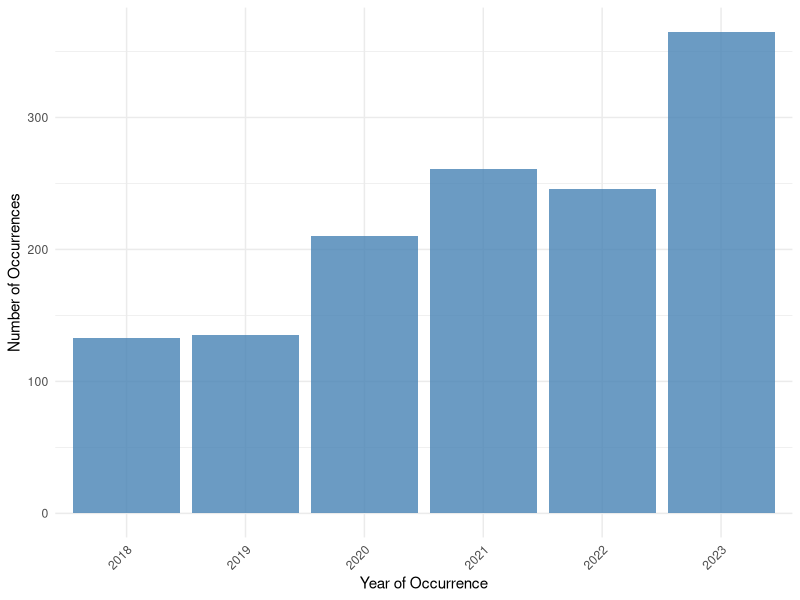
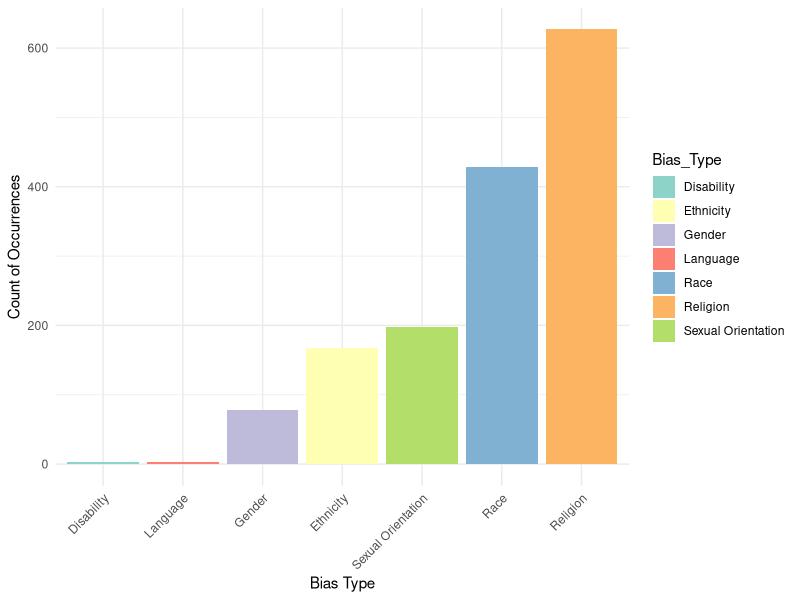
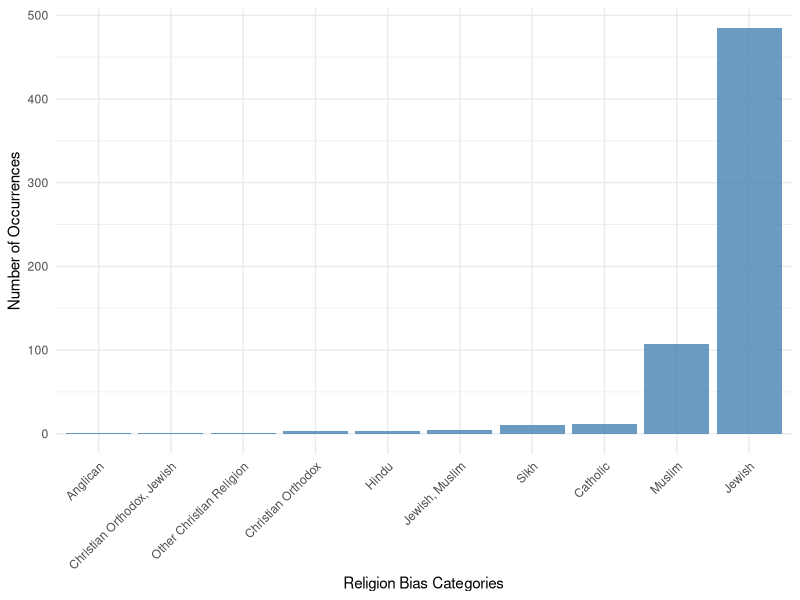
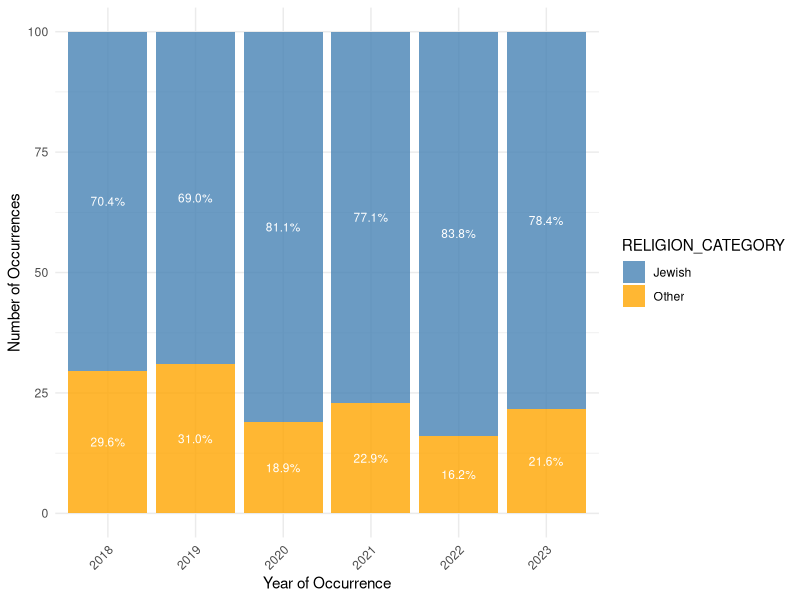
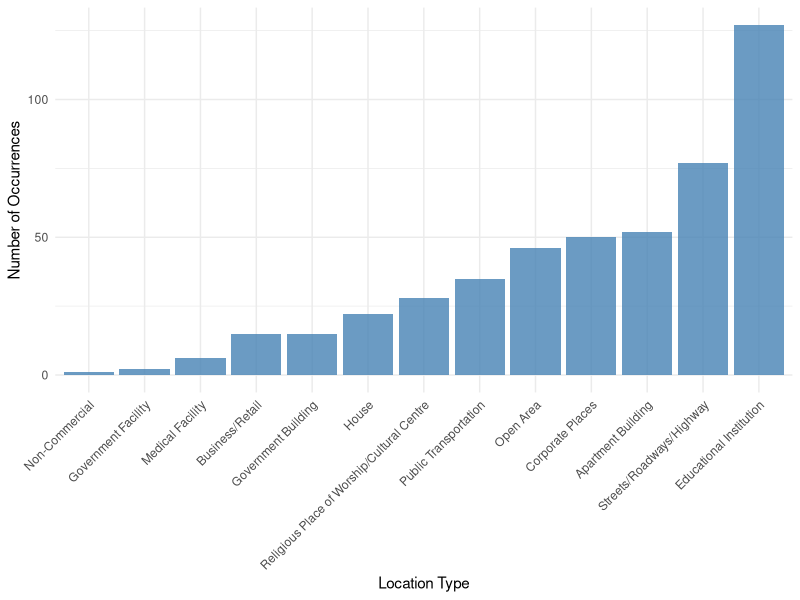

These figures' R source, in order:
## ---- chunk 1
#| include: false
#| warning: false
#| message: false

library(tidyverse)
library(ggplot2)
library(dplyr)
library(knitr)
## ---- chunk 2
#| echo: false
#| warning: false
#| message: false
#| label: tbl-summary
#| tbl-cap: "Summary Statistics"

cleaned_data <- read_csv("../data/analysis_data/analysis_data.csv") 

# Summarize the counts of occurrences for different bias categories by year
bias_summary_by_year <- cleaned_data %>%
  group_by(OCCURRENCE_YEAR) %>%
  summarize(
    race_bias_count = sum(RACE_BIAS != "None"),
    ethnicity_bias_count = sum(ETHNICITY_BIAS != "None"),
    religion_bias_count = sum(RELIGION_BIAS != "None"),
    gender_bias_count = sum(GENDER_BIAS != "None"),
    sexual_orientation_bias_count = sum(SEXUAL_ORIENTATION_BIAS != "None"),
    disability_bias_count = sum(MENTAL_OR_PHYSICAL_DISABILITY != "None")
  ) %>%
  mutate(total_by_year = rowSums(across(
    starts_with("race_bias_count"):starts_with("disability_bias_count")
  )))

# Convert OCCURRENCE_YEAR to character
bias_summary_by_year <- bias_summary_by_year %>%
  mutate(OCCURRENCE_YEAR = as.character(OCCURRENCE_YEAR))

# Add a row to calculate the total for each bias category across all years
total_by_category <- bias_summary_by_year %>%
  summarize(
    OCCURRENCE_YEAR = "Total",
    race_bias_count = sum(race_bias_count),
    ethnicity_bias_count = sum(ethnicity_bias_count),
    religion_bias_count = sum(religion_bias_count),
    gender_bias_count = sum(gender_bias_count),
    sexual_orientation_bias_count = sum(sexual_orientation_bias_count),
    disability_bias_count = sum(disability_bias_count),
    total_by_year = sum(total_by_year)
  )

# Combine the summary by year with the total row
bias_summary_with_total <- bind_rows(bias_summary_by_year, total_by_category)

# Display the summary table with totals
bias_summary_with_total %>%
  kable(
    col.names = c(
      "Year",
      "Race",
      "Ethnicity",
      "Religion",
      "Gender",
      "Sexual Orientation",
      "Disability",
      "Total"
    ),
    format = "pipe" # Use pipe format for compatibility
  )
## ---- chunk 3
#| label: fig-yearly-occurrence
#| fig-cap: "Occurrences of Hate Crimes by Year"
#| echo: false

# Count occurrences by OCCURRENCE_YEAR without filtering
year_counts <- cleaned_data %>%
  count(OCCURRENCE_YEAR)

# Create the bar chart
ggplot(year_counts, aes(x = as.factor(OCCURRENCE_YEAR), y = n)) +
  geom_bar(stat = "identity",
           fill = "steelblue",
           alpha = 0.8) +
  theme_minimal() +
  labs(x = "Year of Occurrence", y = "Number of Occurrences") +
  scale_x_discrete(drop = FALSE) +
  theme(axis.text.x = element_text(angle = 45, hjust = 1))
## ---- chunk 4
#| label: fig-occurrence-by-bias
#| fig-cap: "Count of Occurrences Based on Different Bias Types"
#| echo: false
#| fig.width: 8
#| fig.height: 5

# Reshape the data to long format and count occurrences for each bias
bias_counts <- cleaned_data %>%
  select(
    RACE_BIAS,
    ETHNICITY_BIAS,
    SEXUAL_ORIENTATION_BIAS,
    GENDER_BIAS,
    LANGUAGE_BIAS,
    RELIGION_BIAS,
    MENTAL_OR_PHYSICAL_DISABILITY
  ) %>%
  pivot_longer(cols = everything(),
               names_to = "Bias_Type",
               values_to = "Bias_Value") %>%
  mutate(Value = ifelse(Bias_Value == "None", 0, 1)) %>%
  group_by(Bias_Type) %>%
  summarise(Count = sum(Value))

# Modify Bias_Type for better readability
bias_counts <- bias_counts %>%
  mutate(
    Bias_Type = case_when(
      Bias_Type == "RACE_BIAS" ~ "Race",
      Bias_Type == "ETHNICITY_BIAS" ~ "Ethnicity",
      Bias_Type == "SEXUAL_ORIENTATION_BIAS" ~ "Sexual Orientation",
      Bias_Type == "GENDER_BIAS" ~ "Gender",
      Bias_Type == "LANGUAGE_BIAS" ~ "Language",
      Bias_Type == "RELIGION_BIAS" ~ "Religion",
      Bias_Type == "MENTAL_OR_PHYSICAL_DISABILITY" ~ "Disability",
      TRUE ~ Bias_Type
    )
  )

# Create a bar chart
ggplot(bias_counts, aes(
  x = reorder(Bias_Type, Count),
  y = Count,
  fill = Bias_Type
)) +
  geom_bar(stat = "identity") +
  theme_minimal() +
  labs(x = "Bias Type", y = "Count of Occurrences") +
  scale_fill_brewer(palette = "Set3") +
  theme(axis.text.x = element_text(angle = 45, hjust = 1))
## ---- chunk 5
#| label: fig-religion-bias
#| fig-cap: "Occurrences of Hate Crimes by Religion Bias"
#| echo: false

# Filter out "None" from the RELIGION_BIAS column and count occurrences
religion_bias_counts <- cleaned_data %>%
  filter(RELIGION_BIAS != "None") %>%
  count(RELIGION_BIAS)

# Create the bar chart
ggplot(religion_bias_counts, aes(x = reorder(RELIGION_BIAS, n), y = n)) +
  geom_bar(stat = "identity",
           fill = "steelblue",
           alpha = 0.8) +
  theme_minimal() +
  labs(x = "Religion Bias Categories", y = "Number of Occurrences") +
  theme(axis.text.x = element_text(angle = 45, hjust = 1))
## ---- chunk 6
#| label: fig-Jewish-bias
#| fig-cap: "Trends in Hate Crimes by Religious Bias: Jewish vs. Other Religions"
#| echo: false

# Filter out "None" and create a new column for Race Bias categorization
race_counts <- cleaned_data %>%
  filter(RELIGION_BIAS != "None") %>%
  mutate(RELIGION_CATEGORY = ifelse(RELIGION_BIAS == "Jewish", "Jewish", "Other"))

# Count occurrences by OCCURRENCE_YEAR and RACE_CATEGORY
year_religion_counts <- race_counts %>%
  count(OCCURRENCE_YEAR, RELIGION_CATEGORY)

# Calculate percentage for each category within each year
year_religion_counts <- year_religion_counts %>%
  group_by(OCCURRENCE_YEAR) %>%
  mutate(percentage = n / sum(n) * 100)

# Create the stacked bar chart
ggplot(year_religion_counts,
       aes(
         x = as.factor(OCCURRENCE_YEAR),
         y = percentage,
         fill = RELIGION_CATEGORY
       )) +
  geom_bar(stat = "identity",
           position = "stack",
           alpha = 0.8) +
  scale_fill_manual(values = c("Jewish" = "steelblue", "Other" = "orange")) +
  theme_minimal() +
  labs(x = "Year of Occurrence", y = "Number of Occurrences") +
  theme(axis.text.x = element_text(angle = 45, hjust = 1)) +
  geom_text(
    aes(label = scales::percent(percentage / 100)),
    position = position_stack(vjust = 0.5),
    color = "white",
    size = 3
  ) 
## ---- chunk 7
#| label: fig-jewish-offence-location
#| fig-cap: "Distribution of Hate Crimes Against Jewish Individuals by Location Type"
#| echo: false

# Filter out offenses for "Jewish" from the RELIGION_BIAS column and count occurrences
jewish_offence_counts <- cleaned_data %>%
  filter(RELIGION_BIAS == "Jewish") %>%
  drop_na(LOCATION_TYPE) %>%
  count(LOCATION_TYPE)

# Create a named vector with the old and new labels
location_labels <- c(
  "Apartment Building (Condo, Retirement Buidling, etc.)" = "Apartment Building",
  "Business/Retail" = "Business/Retail",
  "Educational Institution (Universities, Colleges, Schools, etc.)" = "Educational Institution",
  "Government Building" = "Government Facility",
  "Government Building (Courthouse, Museums, Parliament Building, etc.)" = "Government Building",
  "House (Townhouse, Retirement Home, Garage, Vehicle, Cottage)" = "House",
  "Medical Facility (Hospitals, Long-term Care, etc.)" = "Medical Facility",
  "Non-Commercial/Non for Profit" = "Non-Commercial",
  "Open Area, Park or Parking Lot" = "Open Area",
  "Other Commercial / Corporate Places" = "Corporate Places",
  "Public Transportation" = "Public Transportation",
  "Religious Place of Worship/Cultural Centre" = "Religious Place of Worship/Cultural Centre",
  "Streets/Roadways/Highway" = "Streets/Roadways/Highway"
  
  # Add more mappings here as needed
)

# Create the bar chart with renamed x-axis labels
ggplot(jewish_offence_counts, aes(x = reorder(LOCATION_TYPE, n), y = n)) +
  geom_bar(stat = "identity",
           fill = "steelblue",
           alpha = 0.8) +
  theme_minimal() +
  labs(x = "Location Type", y = "Number of Occurrences") +  # Rename x-axis label
  scale_x_discrete(labels = location_labels) +  # Rename the x-axis categories
  theme(axis.text.x = element_text(angle = 45, hjust = 1))

